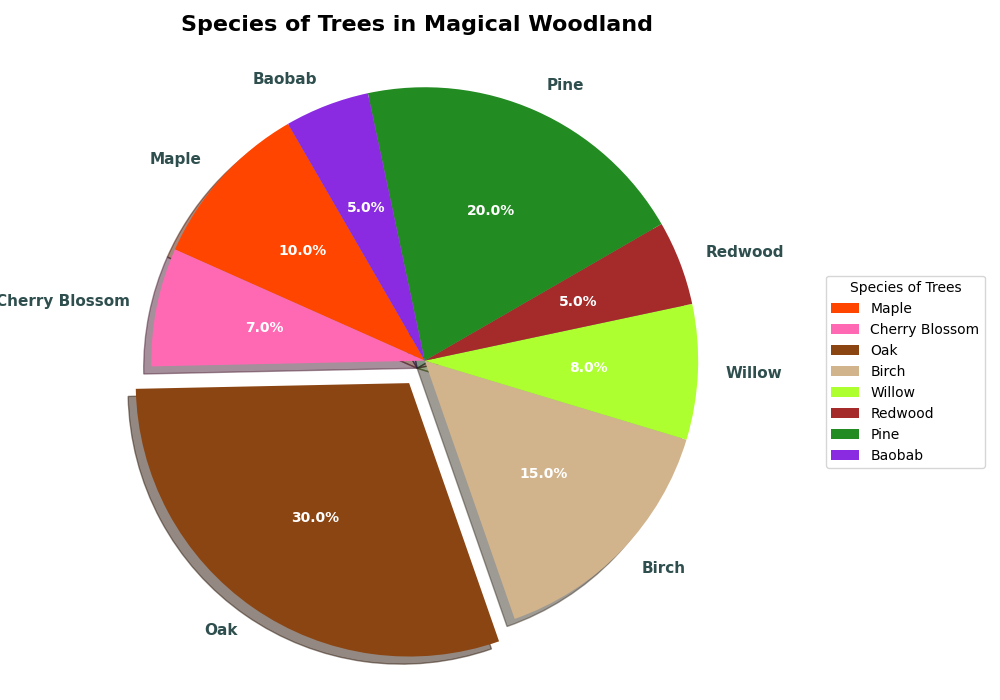

Write the Python code that produced this figure.
import matplotlib.pyplot as plt

# Altered tree species and population percentages
tree_species = ['Maple', 'Cherry Blossom', 'Oak', 'Birch', 'Willow', 'Redwood', 'Pine', 'Baobab']
population_percentages = [10, 7, 30, 15, 8, 5, 20, 5]

# Altered colors for each tree species segment
colors = ['#FF4500', '#FF69B4', '#8B4513', '#D2B48C', '#ADFF2F', '#A52A2A', '#228B22', '#8A2BE2']

# Explode to highlight a different tree species
explode = (0, 0, 0.1, 0, 0, 0, 0, 0)

fig, ax = plt.subplots(figsize=(10, 7))

# Plot the pie chart with altered text labels
wedges, texts, autotexts = ax.pie(population_percentages, labels=tree_species,
                                  autopct='%1.1f%%', startangle=120,
                                  explode=explode, colors=colors, shadow=True)

# Customize text inside the pie
for autotext in autotexts:
    autotext.set_color('white')
    autotext.set_fontsize(10)
    autotext.set_fontweight('bold')

# Customize labels outside the pie
for text in texts:
    text.set_fontsize(11)
    text.set_color('darkslategray')
    text.set_fontweight('semibold')

# Altered title
plt.title('Species of Trees in Magical Woodland', fontsize=16, fontweight='bold', pad=20)

# Draw pie as a circle
ax.axis('equal')

# Add a legend with altered title
plt.legend(wedges, tree_species, title="Species of Trees", loc="center left", bbox_to_anchor=(1, 0, 0.5, 1), fontsize=10)

plt.tight_layout()
plt.show()
